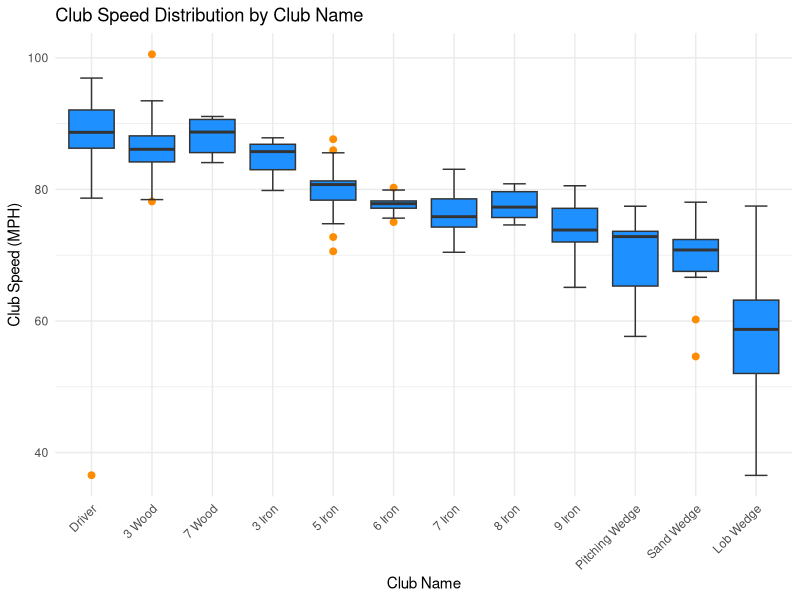
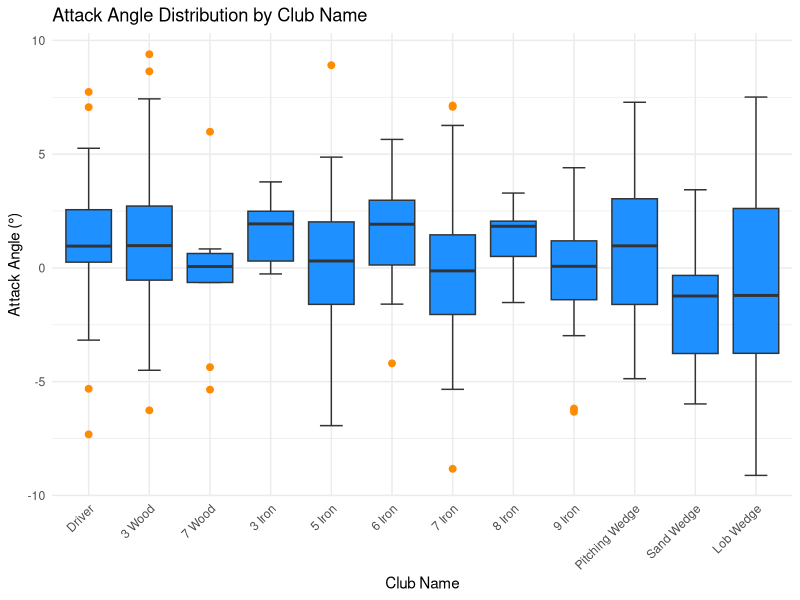
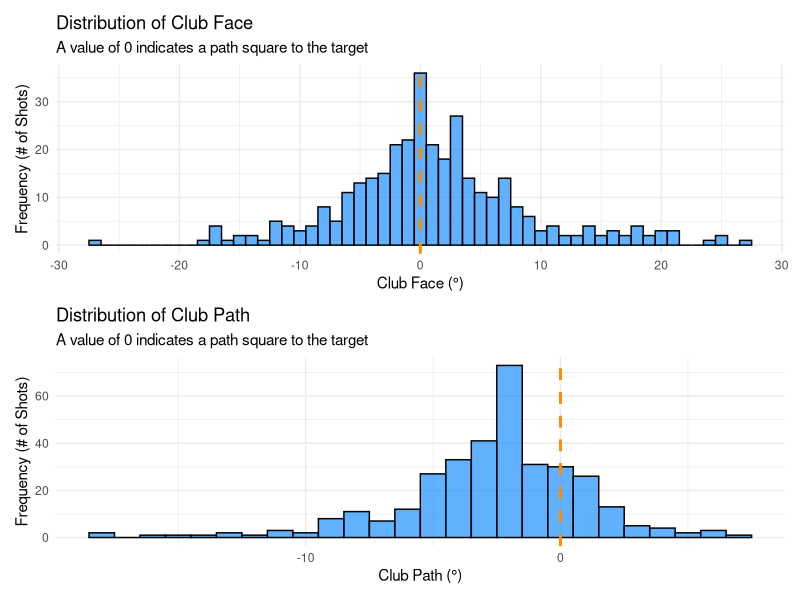
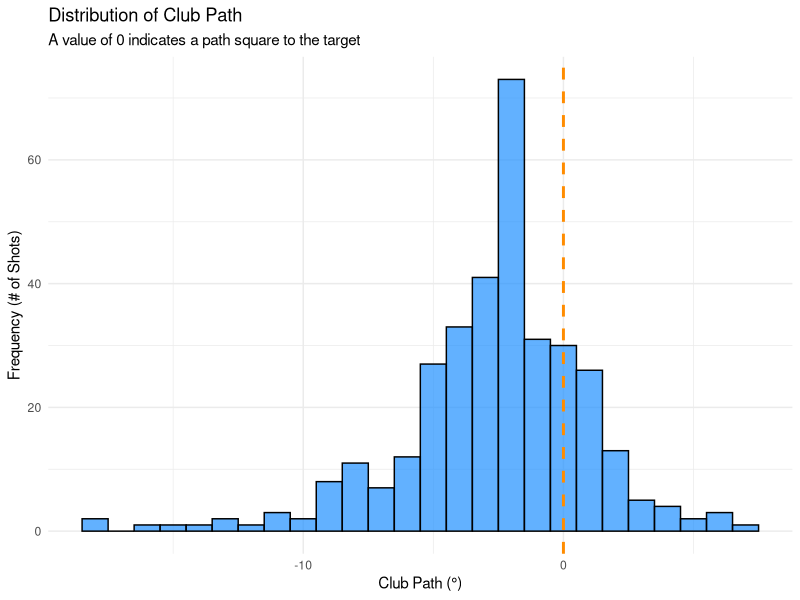

The R source for these figures, in order:
## ---- chunk 1
library(ggplot2)
library(patchwork)
## ---- chunk 2
data = read.csv("data/DrivingRangeData.csv")
dim(data) # Size of our data set (rows and columns)
## ---- chunk 3
data = na.omit(data) # Omit any rows that have missing values
dim(data) # Size of our data set after removing rows with missing values
## ---- chunk 4
names(data) # Column names
## ---- chunk 5
#' Plot Fitted vs. Residuals for a Model
#'
#' Creates a scatter plot of a model's fitted values against its residuals.
#' This plot is a key diagnostic tool used to check for non-linear patterns,
#' outliers, and non-constant error variance (heteroscedasticity).
#'
#' @param model A fitted model object (e.g., from `lm` or `glm`).
#' @param pointcol Character. The color for the plotted points.
#' @param linecol Character. The color for the horizontal reference line at y=0.
#' @return A scatter plot displayed in the current graphics device.
#'
plot_fitted_resid = function(model, pointcol = "dodgerblue", linecol = "darkorange") {
  model_name = deparse(substitute(model))
  plot(
    fitted(model),
    resid(model),
    col = pointcol,
    pch = 20,
    cex = 1.5,
    main = paste(model_name, "Fitted vs. Residuals"),
    xlab = "Fitted",
    ylab = "Residuals"
  )
  abline(h = 0, col = linecol, lwd = 2)
}

#' Plot Normal Q-Q Plot for Model Residuals
#'
#' Creates a Normal Quantile-Quantile (Q-Q) plot of a model's residuals.
#' This plot is used to visually assess whether the residuals follow a
#' normal distribution, which is a common assumption in linear regression.
#'
#' @param model A fitted model object (e.g., from `lm` or `glm`).
#' @param pointcol Character. The color for the points in the Q-Q plot.
#' @param linecol Character. The color for the theoretical quantile-quantile line.
#' @return A Q-Q plot displayed in the current graphics device.
#'
plot_qq = function(model, pointcol = "dodgerblue", linecol = "darkorange") {
  model_name = deparse(substitute(model))
  qqnorm(
    resid(model),
    col = pointcol,
    pch = 20,
    cex = 1.5,
    main = paste(model_name, "Normal Q-Q Plot")
  )
  qqline(resid(model), col = linecol, lwd = 2)
}

#' Create an Ordered Box Plot
#'
#' Generates a ggplot2 box plot with the correct aesthetic set-up.
#'
#' @param data The data frame containing the data.
#' @param x_var The bare (unquoted) column name for the categorical x-axis.
#' @param y_var The bare (unquoted) column name for the numeric y-axis.
#' @param orderby_var The bare (unquoted) numeric column to order the x-axis by.
#' @param title_var Character. The title for the graph
#' @param x_title Character. The x-axis title for the graph
#' @param y_title Character. The y-axis title for the graph
#'
#' @return A ggplot object.
#'
plot_boxplot = function(data, x_var, y_var, order_by_var, 
                        title_var, x_title, y_title) {
ggplot(data, aes(x = reorder({{x_var}}, {{order_by_var}}), y = {{y_var}})) +
    geom_boxplot(
      fill = "dodgerblue",
      outlier.colour = "darkorange",
      outlier.shape = 19,
      outlier.size = 2,
      staplewidth = 0.5) +
    labs(
      title = title_var,
      x = x_title,
      y = y_title
    ) +
    theme_minimal() +
    theme(axis.text.x = element_text(angle = 45, hjust = 1)) # Rotates x-axis labels for readability
}
## ---- chunk 6
#' Data Frame to Store and Compare Model Results
#'
#' An empty data frame structured to hold key performance metrics for one or more
#' fitted models. This allows for easy comparison of different models.
#'
#' The columns are:
#' - Model: The name of the model object.
#' - Num_Params: The total number of estimated parameters (coefficients).
#' - Predictors: A character string listing the predictor variables.
#' - AIC: Akaike Information Criterion, a measure of model fit and complexity.
#' - BIC: Bayesian Information Criterion, similar to AIC but with a larger penalty for complexity.
#' - Adj_R2: Adjusted R-squared, the proportion of variance explained, adjusted for the number of predictors.
#' - LOOCV_RMSE: Root Mean Squared Error from Leave-One-Out Cross-Validation.
#'
interpret_results_df = data.frame(
  Model = character(),
  Num_Params = integer(),
  Predictors = character(),
  AIC = numeric(),
  BIC = numeric(),
  Adj_R2 = numeric(),
  LOOCV_RMSE = numeric(),
  stringsAsFactors = FALSE
)
## ---- chunk 7
# TODO: Edit record_results to work for this model instead of old NBA one.

#' Calculate and Record Model Performance Metrics
#'
#' Extracts key performance metrics from a fitted model and appends them as a 
#' new row to a specified results data frame. It ensures that the same model is 
#' not added more than once.
#'
#' @details
#' The function calculates Leave-One-Out Cross-Validation Root Mean Squared 
#' Error (LOOCV-RMSE) using an efficient shortcut based on residuals and hat 
#' values. It also includes special logic to collapse dummy variables (e.g., 
#' from a factor like `team_abbreviation`) into a single predictor name for 
#' cleaner reporting.
#'
#' @param model A fitted model object (e.g., from `lm` or `glm`) to be evaluated.
#' @param results_df The data frame (e.g., `interpret_results_df`) to which the 
#'    results will be added.
#' @param show Logical. If `TRUE`, the calculated metrics are printed to the 
#'    console. Defaults to `FALSE`.
#' @param coef Logical. If `TRUE`, the model's coefficients summary table is 
#'    printed to the console. Defaults to `FALSE`.
#' @return A data frame with the new model's results appended as a row. If the 
#'    model name already exists in the `results_df`, the original data frame is 
#'    returned unchanged.
#'
record_results = function(model, results_df, show = F, coef = F) {
  model_name = deparse(substitute(model))
  
  # --- Calculate Metrics ---
  num_params = length(coef(model))
  aic = round(AIC(model), 3)
  bic = round(BIC(model), 3)
  adjr2 = round(summary(model)$adj.r.squared, 3)
  loocv_rmse = round(sqrt(mean((
    resid(model) / (1 - hatvalues(model))
  )^2)), 3)
  
  # --- Format Predictor Names ---
  preds_full = names(coef(model))[2:length(coef(model))] # Exclude intercept
  # Clean up dummy variable names for reporting
  if (TRUE %in% str_detect(preds_full, "team_abbreviation")) {
    preds = paste(
      c(
        'team_abbreviation', 
        preds_full[!grepl('team_abbreviation', preds_full)]
        ), 
      collapse = ' + ')
  } else {
    preds = paste(preds_full, collapse = ' + ')
  }
  
  # --- Optional Console Output ---
  if (show) {
    print(paste("Model Name:", model_name))
    print(paste("Number of Parameters:", num_params))
    print(paste("AIC:", aic))
    print(paste("BIC:", bic))
    print(paste("Adjusted R-squared:", adjr2))
    print(paste("LOOCV-RMSE:", loocv_rmse))
  }
  if (coef) {
    print(coefficients(summary(model)))
  }
  
  # --- Create Results Row ---
  result_df = data.frame(
    Model = model_name,
    Num_Params = num_params,
    Predictors = preds,
    AIC = aic,
    BIC = bic,
    Adj_R2 = adjr2,
    LOOCV_RMSE = loocv_rmse,
    stringsAsFactors = FALSE
  )
  
  # --- Append to Results Data Frame (if new) ---
  if (!(model_name %in% interpret_results_df$Model)) {
    rbind(results_df, result_df)
  } else
    results_df # Return original if model already exists
}
## ---- chunk 8
plot_boxplot(
  data = data,
  x_var = Club.Name,
  y_var = Club.Speed,
  order_by_var = Index.Number,
  title_var = "Club Speed Distribution by Club Name",
  x_title = "Club Name",
  y_title = "Club Speed (MPH)"
)
## ---- chunk 9
plot_boxplot(
  data = data,
  x_var = Club.Name,
  y_var = Attack.Angle,
  order_by_var = Index.Number,
  title_var = "Attack Angle Distribution by Club Name",
  x_title = "Club Name",
  y_title = "Attack Angle (°)"
)
## ---- chunk 10
p1 = ggplot(data, aes(x = Club.Face)) +
  geom_histogram(binwidth = 1, fill = "dodgerblue", color = "black", alpha = 0.7) +
  geom_vline(xintercept = 0, color = "darkorange", linetype = "dashed", linewidth = 1) +
  labs(
    title = "Distribution of Club Face",
    subtitle = "A value of 0 indicates a path square to the target",
    x = "Club Face (°)",
    y = "Frequency (# of Shots)"
  ) +
  theme_minimal()

p2 = ggplot(data, aes(x = Club.Path)) +
  geom_histogram(binwidth = 1, fill = "dodgerblue", color = "black", alpha = 0.7) +
  geom_vline(xintercept = 0, color = "darkorange", linetype = "dashed", linewidth = 1) +
  labs(
    title = "Distribution of Club Path",
    subtitle = "A value of 0 indicates a path square to the target",
    x = "Club Path (°)",
    y = "Frequency (# of Shots)"
  ) +
  theme_minimal()

p1 / p2
## ---- chunk 11
ggplot(data, aes(x = Club.Path)) +
  geom_histogram(binwidth = 1, fill = "dodgerblue", color = "black", alpha = 0.7) +
  geom_vline(xintercept = 0, color = "darkorange", linetype = "dashed", linewidth = 1) +
  labs(
    title = "Distribution of Club Path",
    subtitle = "A value of 0 indicates a path square to the target",
    x = "Club Path (°)",
    y = "Frequency (# of Shots)"
  ) +
  theme_minimal()
## ---- chunk 12
shot_signals = data[c(
  "Club.Name", # It's possible that Club.Name as a categorical variable could 
               # help express the loft, lie, shaft length, and any other 
               # characteristics not expressed elsewhere in the data set.
  "Club.Speed",
  "Attack.Angle",
  "Club.Path",
  "Club.Face",
  "Face.to.Path" # We will later show Face.to.Path's multicollinearity issues 
                 # and remove it.
  # We may include Launch.Angle or other post-swing measurements in the future.
)]

head(shot_signals) # First 5 rows of our signals table
